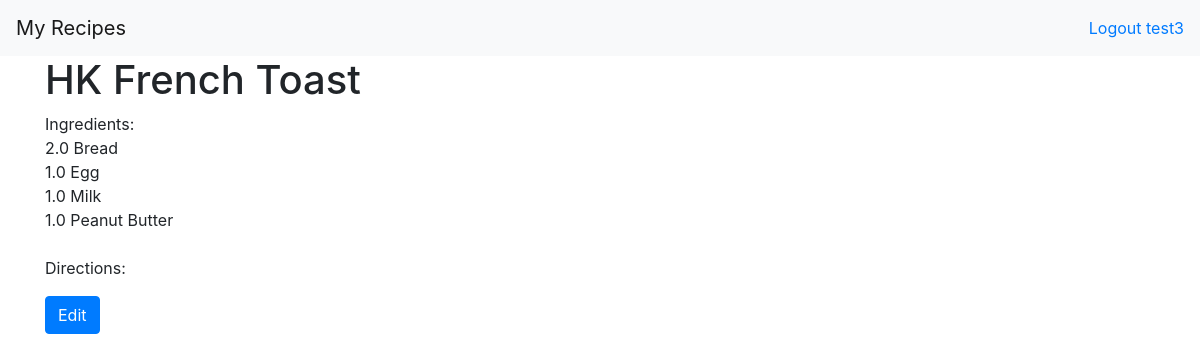
The app's page /recipes/3/ (signed in) with its own data.
### recipes/models.py (models this page shows, shortened)
class Recipe(models.Model):
    user = models.ForeignKey(User, on_delete=models.CASCADE, default=1)
    name = models.CharField(max_length=100, unique=True)
    ingredients = models.ManyToManyField('Ingredient', related_name='ingredient_set')
    categories = models.ManyToManyField('Category', related_name='category_set', blank=True)
    time_needed = models.FloatField(blank=True)
    image_url = models.CharField(max_length=255, blank=True, default='https://upload.wikimedia.org/wikipedia/commons/thumb/e/e0/SNice.svg/1200px-SNice.svg.png')
    recipe_ref = models.CharField(max_length=255, blank=True, default='')
    notes = models.TextField(max_length=1000, default='', blank=True)

class Ingredient(models.Model):
    user = models.ForeignKey(User, on_delete=models.CASCADE, default=1, blank=True, null=True)
    name = models.CharField(max_length=50)
    amount = models.FloatField(validators=[MinValueValidator(0.0)])
    unit = models.ForeignKey('Unit', on_delete=models.CASCADE, blank=True, null=True)
    class Meta:
        unique_together = ('name', 'amount', 'unit'),
        ordering = ['name']

### recipes/views.py (the view)
# urls.py: path('<int:recipe_id>/', views.detail, name='detail'),
@login_required(login_url='accounts:login')
def detail(request, recipe_id):
    recipe = Recipe.objects.get(id=recipe_id)
    context = {'recipe': recipe}
    return render(request, 'detail.html', context)

### recipes/templates/detail.html (shortened to what this page needs)
{% extends 'base.html' %}
{% block content %}
<h1> {{ recipe.name }} </h1>
<div>
    Ingredients: <br>
    {% for ingredient in recipe.ingredients.all %}
        {{ ingredient.amount }}
        {{ ingredient.name }}
    <br>
    {% endfor %}
    <br>
    Directions:
</div>
<button type="button" class="btn btn-primary">
        <a href = "{% url 'recipes:edit-recipe' recipe.id %}" style="color:#FDFEFE;"> Edit </a>
</button>
{% endblock %}

### templates/base.html (shortened to what this page needs)
<!doctype html>
<html lang="en">
<head>
    <link rel="stylesheet" href="https://stackpath.bootstrapcdn.com/bootstrap/4.5.0/css/bootstrap.min.css"
>
</head>
<body>
<nav class="navbar navbar-light bg-light">
    <a class="navbar-brand" href="{% url 'recipes:index' %}">My Recipes</a>
    <a href="{% url 'accounts:logout' %}">Logout {{request.user}}</a>
</nav>
<div class="container">
    {% block content %}{% endblock %}
</div>
</body>
</html>

### records on screen
Recipe: name "HK French Toast"
Ingredient: amount "2.0", name "Bread"
Ingredient: amount "1.0", name "Egg"
Ingredient: amount "1.0", name "Milk"
Ingredient: amount "1.0", name "Peanut Butter"

### other values on screen
{{ request.user }} "test3"
